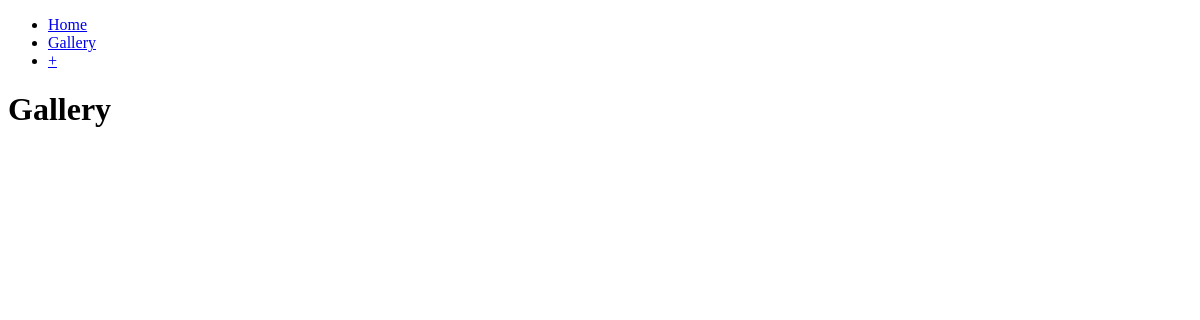
The app's page /gallery/, older data.
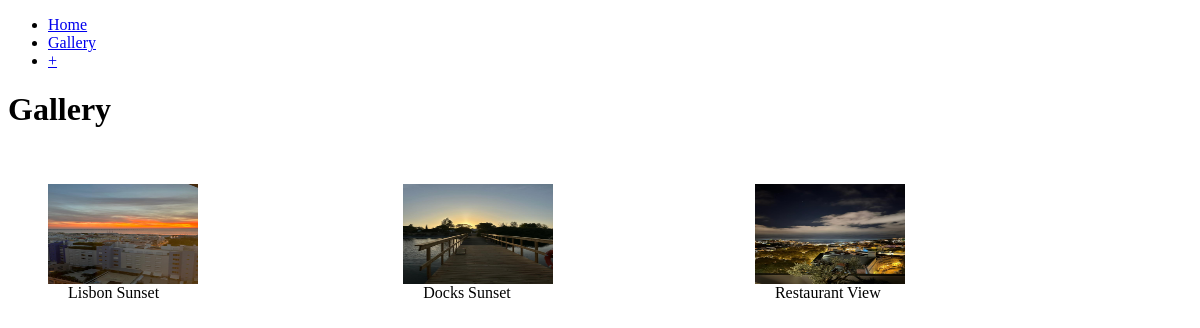
The same page, newer data.
### photos/models.py (models this page shows, shortened)
class Image(models.Model):
    image = models.ImageField(blank= False)
    title = models.CharField(max_length= 40, blank= False, unique= True)
    tags = models.ManyToManyField(Tag, blank= True)

### photos/views.py (the view)
# urls.py: path('gallery/', gallery_view, name= 'gallery'),
def gallery_view(request):
    images = Image.objects.all()
    return render(request, 'gallery.html', {'images': images})

### gallery/templates/gallery.html
{% extends 'base.html' %}
{% block content %}
<h1>Gallery</h1>
<br>
<div class="image-view">
{% for image in images %}
<figure><img src = '{{image.image.url}}'  alt={{image.title}} height="100px" width="150px" style="display: grid;"> <figcaption>{{image.title}}</figcaption></figure>
{% endfor %}
</div>
{% endblock %}

### gallery/templates/base.html (shortened to what this page needs)
<!DOCTYPE html>
<html>
    <head>
        <link rel="stylesheet" href="/static/style.css">
    </head>
    <ul>
        <li><a href="/">Home</a></li>
        <li><a href="/gallery">Gallery</a></li>
        <li class="add"><a href="/create">+</a></li>
      </ul>
    <body>
        {% block content %}
        {% endblock %}
    </body>
</html>

### gallery/static/style.css (style rules this page uses)
.image-view { display: grid; grid-template-columns: auto auto auto auto; padding: auto; overflow-x: auto; }
figcaption { padding-left: 20px; padding-right: 57px; }

Row changes from the older to the newer data that the page shows:
added Image: image (picture), title "Lisbon Sunset"
added Image: image (picture), title "Docks Sunset"
added Image: image (picture), title "Restaurant View"
